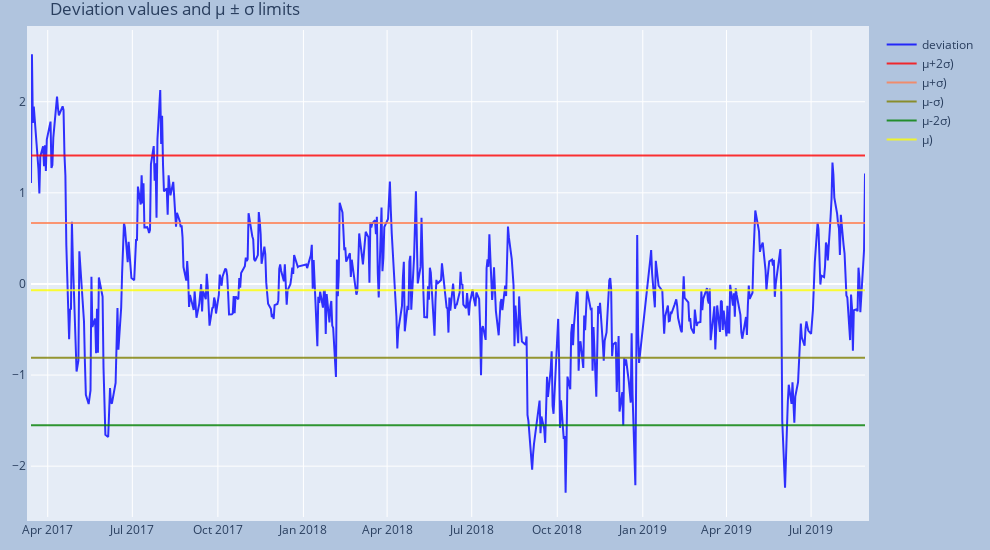

The notebook cell this image was saved under:
### Code cell
fig = go.Figure()
fig.add_trace(go.Scatter(
                x=predict_df.Date,
                y=predict_df.deviation,
                name="deviation",
                line_color='blue',
                opacity=0.8))

fig.add_trace(go.Scatter(
                x=predict_df.Date,
                y=predict_df.mean_error+2*std_deviation,
                name="μ+2σ)",
                line_color='red',
                opacity=0.8))

fig.add_trace(go.Scatter(
                x=predict_df.Date,
                y=predict_df.mean_error+std_deviation,
                name="μ+σ)",
                line_color='coral',
                opacity=0.8))

fig.add_trace(go.Scatter(
                x=predict_df.Date,
                y=predict_df.mean_error-std_deviation,
                name="μ-σ)",
                line_color='olive',
                opacity=0.8))

fig.add_trace(go.Scatter(
                x=predict_df.Date,
                y=predict_df.mean_error-2*std_deviation,
                name="μ-2σ)",
                line_color='green',
                opacity=0.8))

fig.add_trace(go.Scatter(
                x=predict_df.Date,
                y=predict_df.mean_error,
                name="μ)",
                line_color='yellow',
                opacity=0.8))

fig.update_layout(
    title_text="Deviation values and μ ± σ limits",
    autosize=False,
    width=990,
    height=550,
    margin=dict(l=20,r=20,b=30,t=30,pad=4),
    paper_bgcolor="LightSteelBlue")            

fig.show()

### Figure 1 — Plotly figure (JSON) as saved in the notebook; plotly's stock layout.template omitted (floating-point values rounded to 4 significant figures; data arrays with more than 128 entries replaced by an {"elided": "..."} marker saying what was removed)
{"data": [{"line": {"color": "blue"}, "name": "deviation", "opacity": 0.8, "type": "scatter", "x": {"elided": "585 str values"}, "y": {"elided": "585 float values"}}, {"line": {"color": "red"}, "name": "μ+2σ)", "opacity": 0.8, "type": "scatter", "x": {"elided": "585 str values"}, "y": {"elided": "585 float values"}}, {"line": {"color": "coral"}, "name": "μ+σ)", "opacity": 0.8, "type": "scatter", "x": {"elided": "585 str values"}, "y": {"elided": "585 float values"}}, {"line": {"color": "olive"}, "name": "μ-σ)", "opacity": 0.8, "type": "scatter", "x": {"elided": "585 str values"}, "y": {"elided": "585 float values"}}, {"line": {"color": "green"}, "name": "μ-2σ)", "opacity": 0.8, "type": "scatter", "x": {"elided": "585 str values"}, "y": {"elided": "585 float values"}}, {"line": {"color": "yellow"}, "name": "μ)", "opacity": 0.8, "type": "scatter", "x": {"elided": "585 str values"}, "y": {"elided": "585 float values"}}], "layout": {"autosize": false, "height": 550, "margin": {"b": 30, "l": 20, "pad": 4, "r": 20, "t": 30}, "paper_bgcolor": "LightSteelBlue", "title": {"text": "Deviation values and μ ± σ limits"}, "width": 990}}
